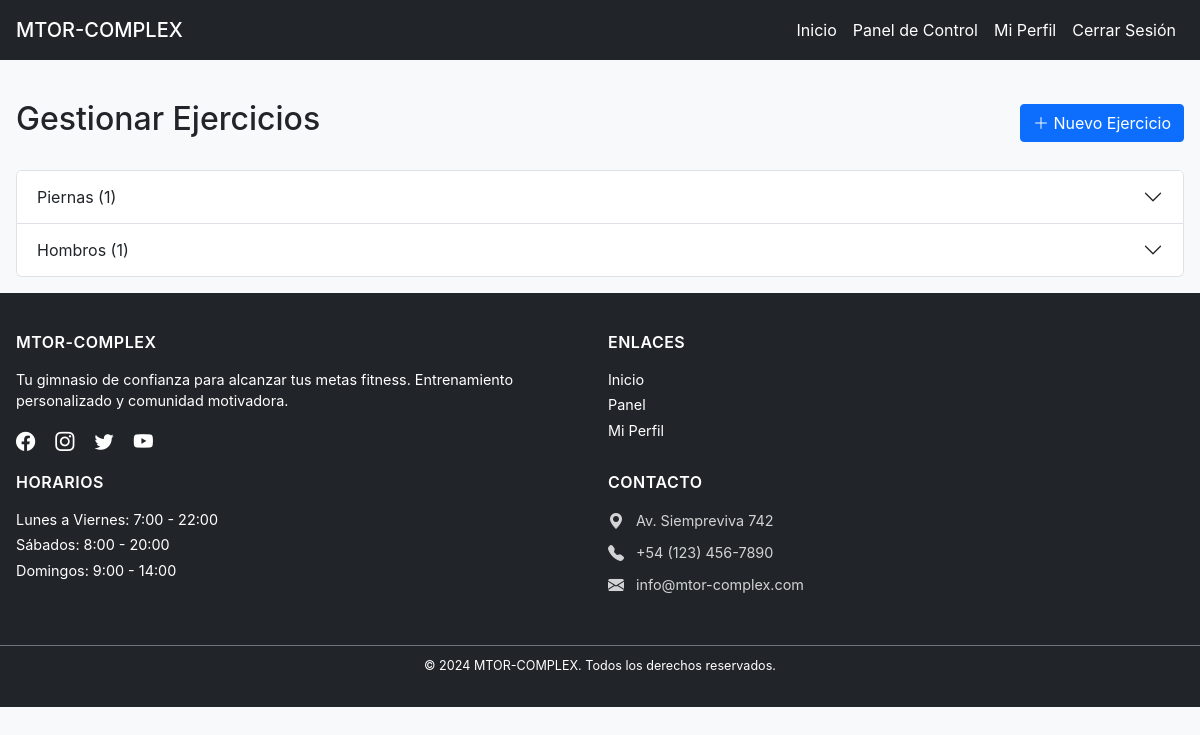
The app's page /gimnasio/profesor/ejercicios/ (signed in), older data.
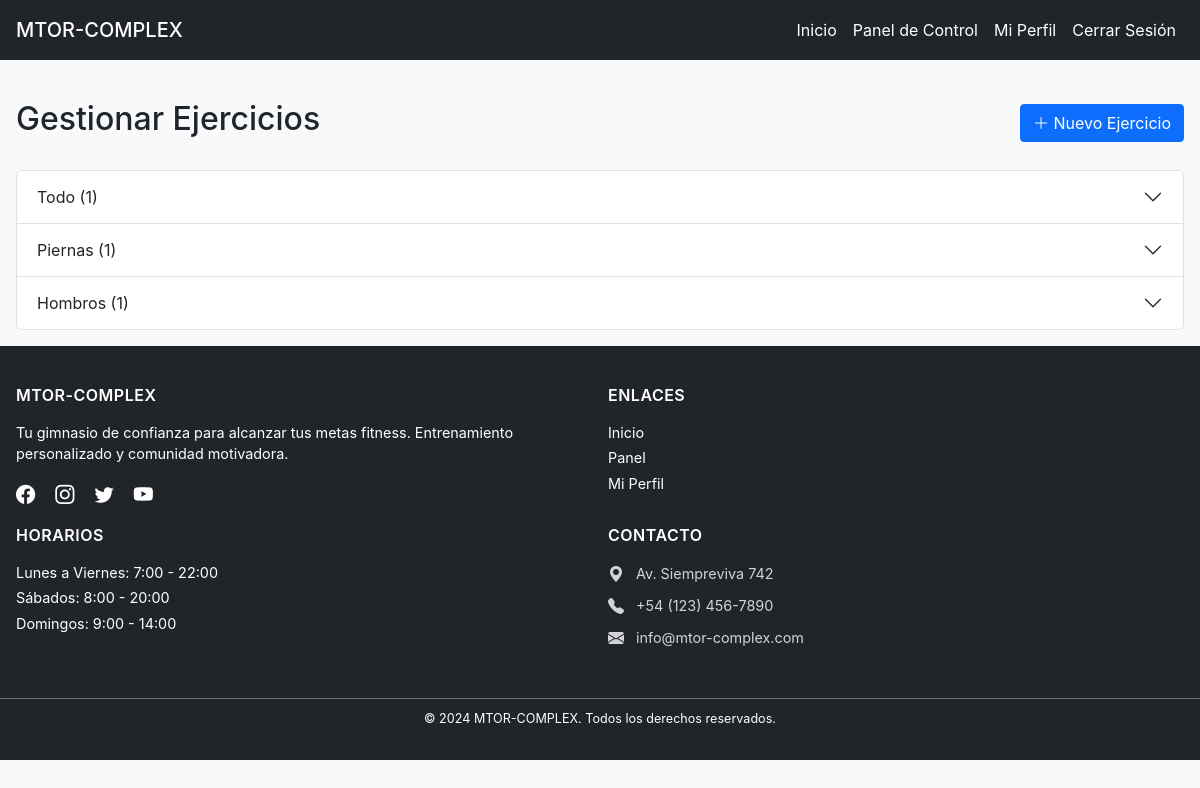
The same page, newer data.
### gimnasio/models.py (models this page shows, shortened)
class Ejercicio(models.Model):
    nombre = models.CharField(max_length=100)
    descripcion = models.TextField()
    grupo_muscular = models.CharField(max_length=50, default='General')
    imagen_url = models.URLField(blank=True, null=True)
    video_url = models.URLField(blank=True, null=True)
    creado_por = models.ForeignKey(User, on_delete=models.CASCADE, null=True, blank=True)
    fecha_creacion = models.DateTimeField(default=timezone.now)
    class Meta:
        verbose_name = "Ejercicio"
        verbose_name_plural = "Ejercicios"
        ordering = ['nombre']

### gimnasio/views.py (the view, shortened to what this page needs)
# urls.py: path('profesor/ejercicios/', views.gestionar_ejercicios, name='gestionar_ejercicios'),
@login_required
@user_passes_test(es_profesor)
def gestionar_ejercicios(request):
    ejercicios = Ejercicio.objects.filter(creado_por=request.user)
    ejercicios_por_grupo = {}
    for ejercicio in ejercicios:
        if ejercicio.grupo_muscular not in ejercicios_por_grupo:
            ejercicios_por_grupo[ejercicio.grupo_muscular] = []
        ejercicios_por_grupo[ejercicio.grupo_muscular].append(ejercicio)
    context = {
        'ejercicios_por_grupo': ejercicios_por_grupo,
        'grupos_musculares': [
            'Pecho', 'Espalda', 'Hombros', 'Bíceps', 'Tríceps',
            'Piernas', 'Abdominales', 'Cardio', 'Otro'
        ]
    }
    return render(request, 'gimnasio/gestionar_ejercicios.html', context)

### gimnasio/views.py (called while the page is built)
def es_profesor(user):
    if user.is_superuser:
        return True
    return user.is_authenticated and hasattr(user, 'perfil') and user.perfil.es_profesor

### gimnasio/templates/gimnasio/gestionar_ejercicios.html (shortened to what this page needs)
{% extends 'gimnasio/base.html' %}
{% load static %}
{% block contenido %}
<div class="container mt-4">
    <div class="row mb-4">
        <div class="col-12">
            <div class="d-flex justify-content-between align-items-center">
                <h2>Gestionar Ejercicios</h2>
                <button type="button" class="btn btn-primary" data-bs-toggle="modal" data-bs-target="#nuevoEjercicioModal">
                    <i class="bi bi-plus-lg"></i> Nuevo Ejercicio
                </button>
            </div>
        </div>
    </div>
    <div class="row">
        <div class="col-12">
            <div class="accordion" id="ejerciciosAccordion">
                {% for grupo, ejercicios in ejercicios_por_grupo.items %}
                <div class="accordion-item">
                    <h2 class="accordion-header">
                        <button class="accordion-button collapsed" type="button" data-bs-toggle="collapse" data-bs-target="#grupo{{ forloop.counter }}">
                            {{ grupo }} ({{ ejercicios|length }})
                        </button>
                    </h2>
                </div>
                {% empty %}
                <div class="alert alert-info">
                    No hay ejercicios creados aún. ¡Comienza creando uno nuevo!
                </div>
                {% endfor %}
            </div>
        </div>
    </div>
</div>
{% endblock %}

Row changes from the older to the newer data that the page shows:
added Ejercicio: grupo_muscular "Todo", ejercicios "1"
